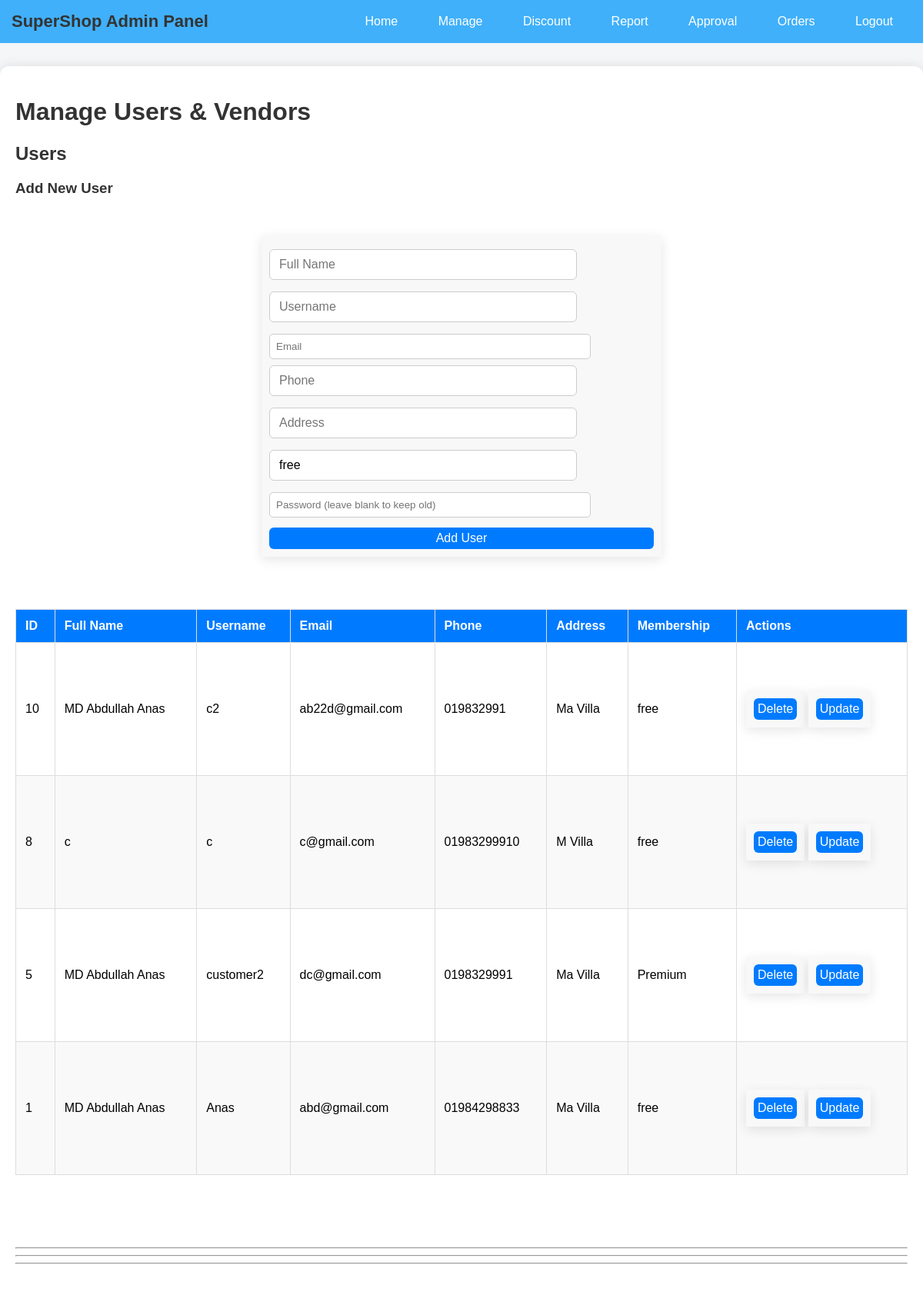
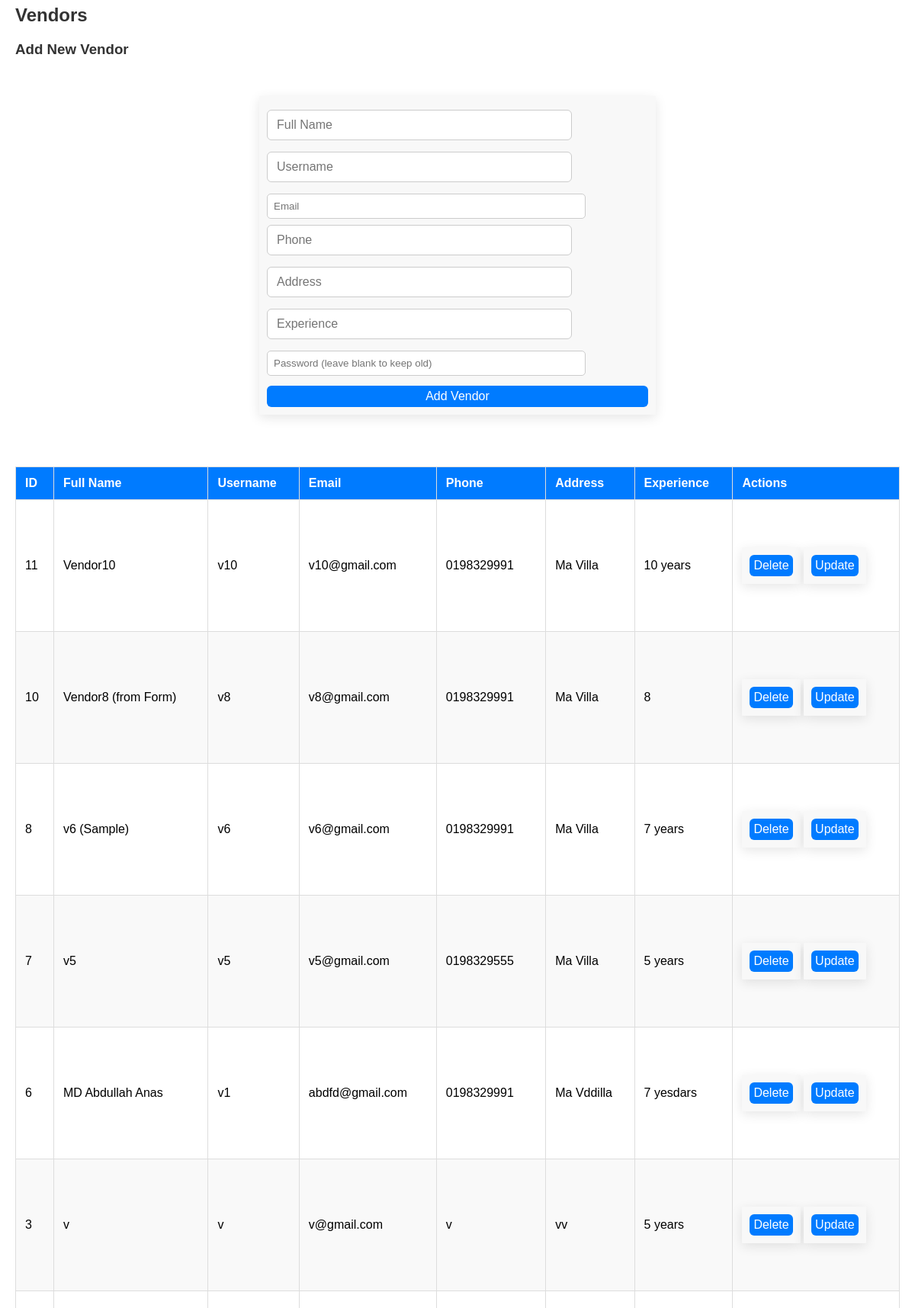
Page /Php/DomainAdmin/manage.php (signed in, upper part) on the committed database (2 pictures, top to bottom).
### tables this page shows
CREATE TABLE `users` (
  `id` int(11) NOT NULL,
  `fullname` varchar(100) NOT NULL,
  `username` varchar(50) NOT NULL,
  `email` varchar(100) NOT NULL,
  `phone` varchar(20) DEFAULT NULL,
  `address` varchar(255) DEFAULT NULL,
  `password` varchar(255) NOT NULL,
  `created_at` timestamp NOT NULL DEFAULT current_timestamp(),
  `membership` varchar(50) NOT NULL DEFAULT 'free'
);

CREATE TABLE `vendors` (
  `id` int(11) NOT NULL,
  `fullname` varchar(100) NOT NULL,
  `username` varchar(50) NOT NULL,
  `email` varchar(100) NOT NULL,
  `phone` varchar(20) DEFAULT NULL,
  `address` varchar(255) DEFAULT NULL,
  `password` varchar(255) NOT NULL,
  `experience` varchar(255) DEFAULT NULL,
  `created_at` timestamp NOT NULL DEFAULT current_timestamp()
);

### Php/DomainAdmin/manage.php (the view, shortened to what this page needs)
<?php
include("../../Connection/db.php");
$editUser = null;
$editVendor = null;
$users = mysqli_query($conn, "SELECT * FROM users ORDER BY id DESC");
$vendors = mysqli_query($conn, "SELECT * FROM vendors ORDER BY id DESC");
?>
<!DOCTYPE html>
<html lang="en">
<head>
    <link rel="stylesheet" href="../../Asset/Css/Domain/manage.css">
</head>
<body>
<?php include("navbar.php"); ?>
<div class="manage-container">
    <h1>Manage Users & Vendors</h1>
    <section class="table-section">
        <h2>Users</h2>
        <h3><?= $editUser ? "Update User" : "Add New User" ?></h3>
        <form method="POST" class="crud-form">
            <input type="text" name="fullname" placeholder="Full Name" value="<?= $editUser['fullname'] ?? '' ?>" required>
            <input type="text" name="username" placeholder="Username" value="<?= $editUser['username'] ?? '' ?>" required>
            <input type="email" name="email" placeholder="Email" value="<?= $editUser['email'] ?? '' ?>" required>
            <input type="text" name="phone" placeholder="Phone" value="<?= $editUser['phone'] ?? '' ?>">
            <input type="text" name="address" placeholder="Address" value="<?= $editUser['address'] ?? '' ?>">
            <input type="text" name="membership" placeholder="Membership" value="<?= $editUser['membership'] ?? 'free' ?>" required>
            <input type="password" name="password" placeholder="Password (leave blank to keep old)">
            <button type="submit"><?= $editUser ? "Update User" : "Add User" ?></button><br>
        </form>
        <br>
        <table>
            <thead>
            <tr>
                <th>ID</th><th>Full Name</th><th>Username</th><th>Email</th><th>Phone</th>
                <th>Address</th><th>Membership</th><th>Actions</th>
            </tr>
            </thead>
            <tbody>
            <?php while ($u = mysqli_fetch_assoc($users)): ?>
                <tr>
                    <td><?= $u['id'] ?></td>
                    <td><?= htmlspecialchars($u['fullname']) ?></td>
                    <td><?= htmlspecialchars($u['username']) ?></td>
                    <td><?= htmlspecialchars($u['email']) ?></td>
                    <td><?= htmlspecialchars($u['phone']) ?></td>
                    <td><?= htmlspecialchars($u['address']) ?></td>
                    <td><?= htmlspecialchars($u['membership']) ?></td>
                    <td>
                        <form method="POST" style="display:inline-block;">
                            <button type="submit" name="action_user" value="delete" onclick="return confirm('Delete this user?')">Delete</button>
                        </form>
                        <form method="POST" style="display:inline-block;">
                            <button type="submit" name="edit_user" value="1">Update</button>
                        </form>
                    </td>
                </tr>
            <?php endwhile; ?>
            </tbody>
        </table>
    </section>
    <section class="table-section">
        <br><br><hr><hr><hr><br>
        <h2>Vendors</h2>
        <h3><?= $editVendor ? "Update Vendor" : "Add New Vendor" ?></h3>
        <form method="POST" class="crud-form">
            <input type="text" name="fullname" placeholder="Full Name" value="<?= $editVendor['fullname'] ?? '' ?>" required>
            <input type="text" name="username" placeholder="Username" value="<?= $editVendor['username'] ?? '' ?>" required>
            <input type="email" name="email" placeholder="Email" value="<?= $editVendor['email'] ?? '' ?>" required>
            <input type="text" name="phone" placeholder="Phone" value="<?= $editVendor['phone'] ?? '' ?>">
            <input type="text" name="address" placeholder="Address" value="<?= $editVendor['address'] ?? '' ?>">
            <input type="text" name="experience" placeholder="Experience" value="<?= $editVendor['experience'] ?? '' ?>">
            <input type="password" name="password" placeholder="Password (leave blank to keep old)">
            <button type="submit"><?= $editVendor ? "Update Vendor" : "Add Vendor" ?></button>
        </form>
        <br>
        <table>
            <thead>
            <tr>
                <th>ID</th><th>Full Name</th><th>Username</th><th>Email</th><th>Phone</th>
                <th>Address</th><th>Experience</th><th>Actions</th>
            </tr>
            </thead>
            <tbody>
            <?php while ($v = mysqli_fetch_assoc($vendors)): ?>
                <tr>
                    <td><?= $v['id'] ?></td>
                    <td><?= htmlspecialchars($v['fullname']) ?></td>
                    <td><?= htmlspecialchars($v['username']) ?></td>
                    <td><?= htmlspecialchars($v['email']) ?></td>
                    <td><?= htmlspecialchars($v['phone']) ?></td>
                    <td><?= htmlspecialchars($v['address']) ?></td>
                    <td><?= htmlspecialchars($v['experience']) ?></td>
                    <td>
                        <form method="POST" style="display:inline-block;">
                            <button type="submit" name="action_vendor" value="delete" onclick="return confirm('Delete this vendor?')">Delete</button>
                        </form>
                        <form method="POST" style="display:inline-block;">
                            <button type="submit" name="edit_vendor" value="1">Update</button>
                        </form>
                    </td>
                </tr>
            <?php endwhile; ?>
            </tbody>
        </table>
    </section>
</div>
</body>
</html>

### Asset/Css/Domain/manage.css (style rules this page uses)
body { font-family: Arial, sans-serif; background: #f4f6f8; margin: 0; padding: 0; }
.manage-container { max-width: 1200px; margin: 30px auto; padding: 20px; background: #fff; border-radius: 12px; box-shadow: 0 0 15px rgba(0,0,0,0.1); }
h1, h2, h3 { color: #333; }
.table-section { margin-bottom: 50px; }
table { width: 100%; border-collapse: collapse; margin-bottom: 15px; }
table, th, td { border: 1px solid #ddd; }
th, td { padding: 12px; text-align: left; }
th { background: #007BFF; color: white; }
tr:nth-child(even) { background: #f9f9f9; }
button { padding: 4px 2px; background: #007BFF; color: #fff; border: none; border-radius: 5px; cursor: pointer; }
.crud-form input, .crud-form select { display: block; margin: 8px 0; padding: 8px; width: 100%; max-width: 400px; border-radius: 5px; border: 1px solid #ccc; }
.crud-form button { margin-top: 5px; }
form { max-width: 500px; margin: 50px auto; padding: 10px; background: #f8f8f8; border-radius: 1px; box-shadow: 0 4px 15px rgba(0,0,0,0.1); font-family: Arial, sans-serif; }
form input[type="text"], form input[type="number"], form textarea { width: 100%; padding: 10px 12px; margin: 8px 0 15px 0; border: 1px solid #ccc; border-radius: 6px; box-sizing: border-box; font-size: 16px; transition: border 0.3s; }
form button { width: 100%; padding: 5px; background-color: #007BFF; color: white; border: none; border-radius: 6px; font-size: 16px; cursor: pointer; transition: background 0.3s; }

### rows in the picture
users: id "10", fullname "MD Abdullah Anas", username "c2", email "ab22d@gmail.com", phone "019832991", address "Ma Villa", membership "free"
users: id "8", fullname "c", username "c", email "c@gmail.com", phone "01983299910", address "M Villa", membership "free"
users: id "5", fullname "MD Abdullah Anas", username "customer2", email "dc@gmail.com", phone "0198329991", address "Ma Villa", membership "Premium"
users: id "1", fullname "MD Abdullah Anas", username "Anas", email "abd@gmail.com", phone "01984298833", address "Ma Villa", membership "free"
vendors: id "11", fullname "Vendor10", username "v10", email "v10@gmail.com", phone "0198329991", address "Ma Villa", experience "10 years"
vendors: id "10", fullname "Vendor8 (from Form)", username "v8", email "v8@gmail.com", phone "0198329991", address "Ma Villa", experience "8"
vendors: id "8", fullname "v6 (Sample)", username "v6", email "v6@gmail.com", phone "0198329991", address "Ma Villa", experience "7 years"
vendors: id "7", fullname "v5", username "v5", email "v5@gmail.com", phone "0198329555", address "Ma Villa", experience "5 years"
vendors: id "6", fullname "MD Abdullah Anas", username "v1", email "abdfd@gmail.com", phone "0198329991", address "Ma Vddilla", experience "7 yesdars"
vendors: id "3", fullname "v", username "v", email "v@gmail.com", phone "v", address "vv", experience "5 years"
